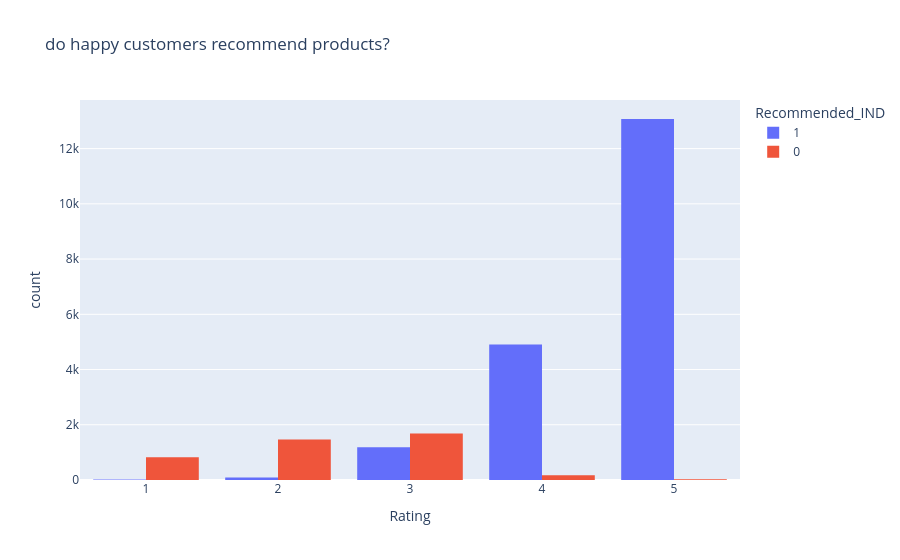

The notebook cell saved with this chart:
### Code cell
fig = px.histogram(
    df,
    x='Rating',
    color='Recommended_IND',
    barmode='group',
    title='do happy customers recommend products?'
)

fig.show()

### Figure 1 — Plotly figure (JSON) as saved in the notebook; plotly's stock layout.template omitted (floating-point values rounded to 4 significant figures; data arrays with more than 128 entries replaced by an {"elided": "..."} marker saying what was removed)
{"data": [{"alignmentgroup": "True", "bingroup": "x", "hovertemplate": "Recommended_IND=1<br>Rating=%{x}<br>count=%{y}<extra></extra>", "legendgroup": "1", "marker": {"color": "#636efa", "pattern": {"shape": ""}}, "name": "1", "offsetgroup": "1", "orientation": "v", "showlegend": true, "type": "histogram", "x": {"elided": "19279 int values"}, "xaxis": "x", "yaxis": "y"}, {"alignmentgroup": "True", "bingroup": "x", "hovertemplate": "Recommended_IND=0<br>Rating=%{x}<br>count=%{y}<extra></extra>", "legendgroup": "0", "marker": {"color": "#EF553B", "pattern": {"shape": ""}}, "name": "0", "offsetgroup": "0", "orientation": "v", "showlegend": true, "type": "histogram", "x": {"elided": "4172 int values"}, "xaxis": "x", "yaxis": "y"}], "layout": {"barmode": "group", "legend": {"title": {"text": "Recommended_IND"}, "tracegroupgap": 0}, "title": {"text": "do happy customers recommend products?"}, "xaxis": {"anchor": "y", "domain": [0, 1], "title": {"text": "Rating"}}, "yaxis": {"anchor": "x", "domain": [0, 1], "title": {"text": "count"}}}}
